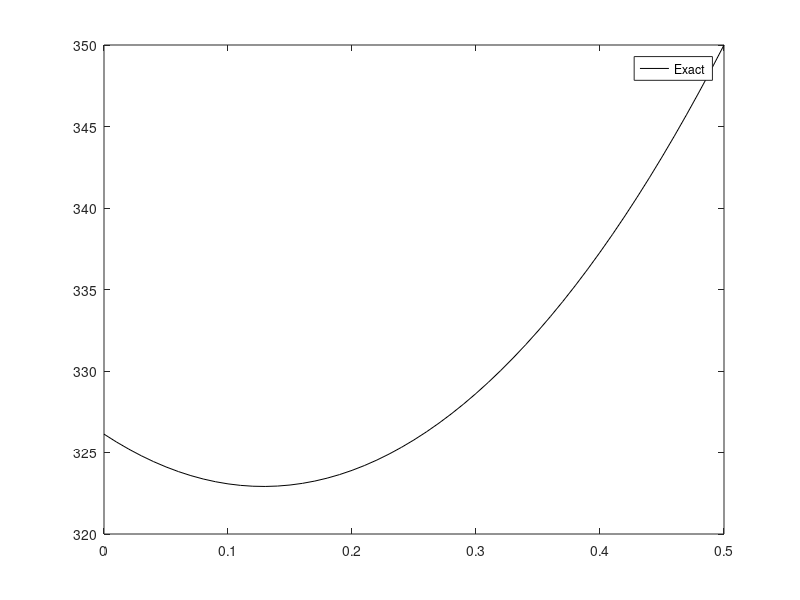

The MATLAB source for this figure: (Note: this script raises an error after producing the figure.)
clear all;
clc;
close all;

%% Physical Parameters
L=0.5;
lambda=100;
Tb=350;
Sc=10;
Sp=-120; %Source term S=Sc +SpT
qa=5000;

%% Numerical Parametres
n=51;
%% Making the mesh
xO=linspace(0,L,n);
dx=L/(n-1);
Dx=dx; %xO: nodes positions
DxB=Dx/2;
TaB=(Sc*DxB+qa);
%% Creating the matrix
A=zeros(n,n);
B=zeros(n,1);
A(1,1)=lambda/dx-Sp*DxB;
A(1,2)=-lambda/dx;
B(1)=Sc*DxB+qa;
A(n,n)=1;
B(n)=Tb;
for i=2:n-1
    A(i,i-1)=-lambda/dx;
    A(i,i)=2*lambda/dx-Sp*Dx;
    A(i,i+1)=-lambda/dx;
    B(i)=Sc*Dx;
end
%% Comparison with theoretical solution
mul1=sqrt(abs(Sp)/lambda);
mul2=-sqrt(abs(Sp)/lambda);
C1=(Tb+((qa/(lambda*mul2))*(exp(mul2*L)))+(Sc/Sp))/((exp(mul1*L))-((mul1/mul2)*(exp(mul2*L))));
C2=((-qa/lambda)-(C1*mul1))/mul2;
Ttheo=(C1*(exp(mul1*xO)))+(C2*(exp(mul2*xO)))-(Sc/Sp);
plot(xO,Ttheo,'k-');
hold on;
legend('Exact');
%% Gauss-seidel method
maxit=80000;
toll=1e-12;
T0=(Sc*DxB+qa)*ones(n,1);
[T_GaussSeidel,nIter,residual_GaussSeidel]=GaussSeidelTB(T0,A,B,maxit,toll);
plot(xO,T_GaussSeidel,'mv');
legend('Exact','Gauss seidel')
error_GaussSeidel=mean(abs(T_GaussSeidel-Ttheo')) %Need to transpose Tteo
Residual_GaussSeidel=residual_GaussSeidel(end) %Defined as [B-A*T]/[diag(A).T]
nIter
figure
semilogy(residual_GaussSeidel)
xlabel('Iterations');
ylabel('residuals');
grid on;
total_iterations=nIter(end)
